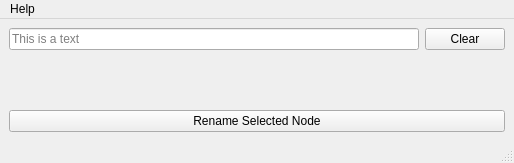
<?xml version="1.0" encoding="UTF-8"?>
<ui version="4.0">
 <class>MainWindow</class>
 <widget class="QMainWindow" name="MainWindow">
  <property name="geometry">
   <rect>
    <x>0</x>
    <y>0</y>
    <width>514</width>
    <height>163</height>
   </rect>
  </property>
  <property name="windowTitle">
   <string>Rename Selected Node</string>
  </property>
  <widget class="QWidget" name="centralwidget">
   <layout class="QGridLayout" name="gridLayout">
    <item row="0" column="0">
     <layout class="QVBoxLayout" name="verticalLayout">
      <item>
       <layout class="QHBoxLayout" name="horizontalLayout">
        <item>
         <widget class="QLineEdit" name="nodeName_txt">
          <property name="text">
           <string/>
          </property>
          <property name="placeholderText">
           <string>This is a text</string>
          </property>
         </widget>
        </item>
        <item>
         <widget class="QPushButton" name="clear_btn">
          <property name="text">
           <string>Clear</string>
          </property>
         </widget>
        </item>
       </layout>
      </item>
      <item>
       <spacer name="verticalSpacer">
        <property name="orientation">
         <enum>Qt::Vertical</enum>
        </property>
        <property name="sizeHint" stdset="0">
         <size>
          <width>20</width>
          <height>40</height>
         </size>
        </property>
       </spacer>
      </item>
      <item>
       <widget class="QPushButton" name="rename_btn">
        <property name="text">
         <string>Rename Selected Node</string>
        </property>
       </widget>
      </item>
     </layout>
    </item>
   </layout>
  </widget>
  <widget class="QMenuBar" name="menubar">
   <property name="geometry">
    <rect>
     <x>0</x>
     <y>0</y>
     <width>514</width>
     <height>25</height>
    </rect>
   </property>
   <widget class="QMenu" name="menuHelp">
    <property name="title">
     <string>Help</string>
    </property>
    <addaction name="actionHelp"/>
    <addaction name="separator"/>
    <addaction name="actionAbout"/>
   </widget>
   <addaction name="menuHelp"/>
  </widget>
  <widget class="QStatusBar" name="statusbar"/>
  <action name="actionHelp">
   <property name="text">
    <string>Help</string>
   </property>
  </action>
  <action name="actionAbout">
   <property name="text">
    <string>About</string>
   </property>
  </action>
 </widget>
 <resources/>
 <connections/>
</ui>
